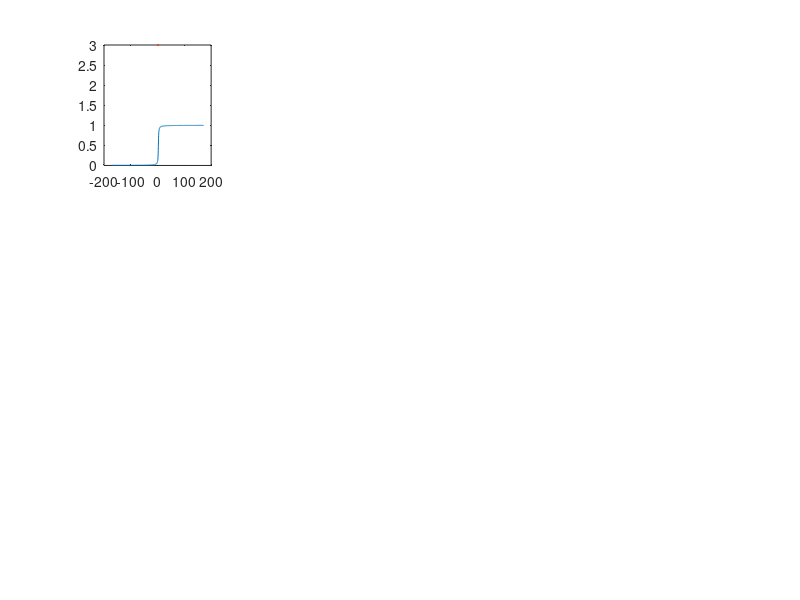

Write the MATLAB code that produced this figure. (Note: this script raises an error after producing the figure.)
clear all
clf

%motor position/ imu angle
x = linspace(-pi,1.1*pi,1000);
imu = linspace(-3,3,1000);

%torque amplitude
As = 2;
Al = 2;
Ss = 1;

%reduction ratio
Rpulley = 57; %mm
l = 20;
delatCable = l*(1+cos(pi/4));
delatThetaMot = delatCable/Rpulley;
delatArm = deg2rad(150);
R = deg2rad(90)/0.2%delatArm/delatThetaMot


rangeshoulder = linspace(-pi,pi/6.6,1000);



%orgine leg and shoulder
zero_leg = -4.0;
zero_shoulder = 0.07;
midpoint = abs(zero_leg-zero_shoulder)/2;

%torque
Ts = As*sin((rangeshoulder-zero_shoulder)*R);
Tleg = -As*sin(imu);

Switch_leg = (1/pi)*atan(rad2deg(imu) -3)+0.5; 
Switch_shoulder = ((1/pi)*atan(rad2deg((rangeshoulder-zero_shoulder)*R) -3)+0.5);
Ts_switch = Ts.*((1/pi)*atan(rad2deg((rangeshoulder-zero_shoulder)*R) -3)+0.5) +0.5;
Tleg_switch = Tleg.*Switch_leg;



subplot(3,4,1)
plot(rad2deg(imu),Switch_leg,LineWidth=3)
title("$\Gamma_{Leg}= \frac{1}{\pi}*atan(\theta_{imu}) +0.5$",Interpreter="latex",FontSize=20)
xlabel("$\theta_{imu} (degrees)$",Interpreter="latex",FontSize=15)
ylabel("ON/OFF",Interpreter="latex",FontSize=15)
xregion(0,200,"FaceColor", 'r');
xregion(-200,0,"FaceColor", [0.2 0.2 0.2]);
txt1 = {'Leg OFF'};
text(-180,0.5,txt1, fontsize=15)
txt2 = {'Leg ON'};
text(50,0.5,5,txt2,fontsize=15)


subplot(3,4,2)
plot(rad2deg(rangeshoulder),Switch_shoulder,LineWidth=3)
title("$\Gamma_{shoulder}= \frac{1}{\pi}*atan(\theta_{mot}-\theta_{shoudler}^{origine})*R +0.5$",Interpreter="latex",FontSize=20)
xlabel("$\theta_{mot}-\theta_{shoudler}^{origine}$ (degrees)",Interpreter="latex",FontSize=15)
ylabel("ON/OFF",Interpreter="latex",FontSize=15)
xregion(0,200,"FaceColor", 'b');
xregion(-200,0,"FaceColor",[0.2 0.2 0.2] );
txt1 = {'Shoulder OFF'};
text(-180,0.5,txt1, fontsize=15)
txt2 = {'Shoulder ON'};
text(50,0.5,5,txt2,fontsize=15)



subplot(3,4,5)
plot(rad2deg(imu),Tleg,LineWidth=3)
title("$\tau_{leg}= -As*sin(\theta_{imu}) $",Interpreter="latex",FontSize=20)
xlabel("$\theta_{imu} (degrees)$",Interpreter="latex",FontSize=15)
ylabel("$\tau_{mot} (N.m)$",Interpreter="latex",FontSize=15)
xregion(0,200,"FaceColor", 'r');
xregion(-200,0,"FaceColor", [0.2 0.2 0.2]);
txt1 = {'Leg OFF'};
text(-180,0,txt1, fontsize=15)
txt2 = {'Leg ON'};
text(50,0,txt2,fontsize=15)




subplot(3,4,6)
plot(rad2deg(rangeshoulder),Ts,LineWidth=3)
title("$ \tau_{shoulder} = A_{arm}.sin((\theta_{mot} -\theta_{origine}^{arm})R) $",Interpreter="latex",FontSize=20)
xlabel("$\theta_{mot} -\theta_{shoudler}^{origine}$ (degrees)",Interpreter="latex",FontSize=15)
ylabel("$\tau_{mot} (N.m)$",Interpreter="latex",FontSize=15)
xregion(-200,0,"FaceColor", [0.2 0.2 0.2]);
xregion(0,200,"FaceColor",'b' );
txt1 = {'Shoulder OFF'};
text(-150,0,txt1, fontsize=15)
txt2 = {'Shoulder ON'};
text(50,0,5,txt2,fontsize=15)


subplot(3,4,9)
plot(rad2deg(imu),Tleg_switch,LineWidth=3)
title("$\tau_{leg}.\Gamma_{Leg}$",Interpreter="latex",FontSize=20)
xlabel("$\theta_{imu} (degrees)$",Interpreter="latex",FontSize=15)
ylabel("$\tau_{mot} (N.m)$",Interpreter="latex",FontSize=15)
xregion(0,200,"FaceColor", 'r');
xregion(-200,0,"FaceColor", [0.2 0.2 0.2]);
txt1 = {'Leg OFF'};
text(-180,-1,txt1, fontsize=15)
txt2 = {'Leg ON'};
text(50,-1,txt2,fontsize=15)


subplot(3,4,10)
plot(rad2deg(rangeshoulder),Ts_switch,LineWidth=3)
title("$\tau_{shoulder}.\Gamma_{Shoulder}$",Interpreter="latex",FontSize=20)
xlabel("$\theta_{mot} -\theta_{shoudler}^{origine}$ (degrees)",Interpreter="latex",FontSize=15)
ylabel("$\tau_{mot} (N.m)$",Interpreter="latex",FontSize=15)
xregion(-200,0,"FaceColor", [0.2 0.2 0.2]);
xregion(0,100,"FaceColor",'b' );
txt1 = {'Shoulder OFF'};
text(-150,1,txt1, fontsize=15)
txt2 = {'Shoulder','ON'};
text(30,1,5,txt2,fontsize=15)




%%%%%%%%%%%%%%%%%%%%% 3d graph %%%%%%%%%%%%%%%

%colormaps
mymap1 = [0 0 0.7
    0 0 0.7
    0 0 0.7
    0 0 0.7
    0 0 0.7
    0.7 0 0
    0.7 0 0
    0.7 0 0
    0.7 0 0
    0.7 0 0
    0.7 0 0
    0.7 0 0
    0.7 0 0
    0.7 0 0
    0.7 0 0
    0.7 0 0
    0.7 0 0
    0.7 0 0
    0.7 0 0];

mymap2 = [0 1 0
    0 0.5 0
    0 0.5 0];


%% plot surfaces



%create surface
[X,Y] = meshgrid(zero_leg-0.4:0.08:(zero_shoulder+pi)/R+0.1,-0.5:0.06:2.2); %some x and y data
%torque
Ts = As*sin((X-zero_shoulder)*R);
Tleg = -As*sin(Y);

Switch_leg = (1/pi)*atan(rad2deg(Y) -3)+0.5; 
Switch_shoulder = 1-((1/pi)*atan(rad2deg(Y)-10)+0.5);

Ts_switch = Ts.*Switch_shoulder.*((1/pi)*atan(rad2deg((X-zero_shoulder)*R) -3)+0.5) +0.5;
Tleg_switch = Tleg.*Switch_leg;

switching = -0.5*(1/pi)*atan(rad2deg(Y)-20)-0.1;

Z = Ts_switch+Tleg_switch;



subplot(3,4,[3 4 7 8 11 12])
surf(rad2deg(X),rad2deg(Y),Z,Y,'FaceAlpha',0.4,'EdgeAlpha',0.6,'DisplayName', 'torque'); %surface plot
ax1.Visible = 'on'
xlabel("\textbf{$\theta_{m} (degrees)$}", Interpreter="latex",fontsize=25)
ylabel("$\theta_{imu} (degrees)$", Interpreter="latex",fontsize=25)
zlabel("$\tau_{m} (N.m)$", Interpreter="latex",fontsize=25)

title("$\tau_{motor} = \tau_{shoulder}.\Gamma_{Shoulder}+ \tau_{Leg}.\Gamma_{Leg}$",Interpreter="latex",FontSize=30)
colormap(mymap1)

%% plot orgine of the leg and shoulder

%origine shoulder:
y1 = -0.5:0.01:deg2rad(12); %some x path
x1 = linspace(zero_shoulder,zero_shoulder,length(y1));
InterpStyle = 'spline'; %you can choose cubic, nearest, makima, linear, or spline
z1 = interp2(rad2deg(X),rad2deg(Y),Z,rad2deg(x1),rad2deg(y1),'cubic',0); %Cast points(X,Y) on the surface by interpolating Z
hold on
plot3(rad2deg(x1),rad2deg(y1),z1,'-.','LineWidth',4,'Color',[0 0 0], 'DisplayName', 'Origine shoulder') %show the new data

%imu threshold
x1 = zero_leg-0.4:0.01:(zero_shoulder+pi)/R+0.1; %some y path
y1 = linspace(12,12,length(x1)); %some x path
InterpStyle = 'spline'; %you can choose cubic, nearest, makima, linear, or spline
z1 = interp2(rad2deg(X),rad2deg(Y),Z,rad2deg(x1),y1,'cubic',0); %Cast points(X,Y) on the surface by interpolating Z
hold on
plot3(rad2deg(x1),y1,z1,'-k','LineWidth',4,'Color',[0 0 0], 'DisplayName', 'Origine leg') %show the new data

%% create the path of a scenario (lowering arm, then bending)

%path 1
x1 = zero_shoulder:0.01:0.3; %some x path
y1 = linspace(0,0,length(x1)); %some y path
InterpStyle = 'spline'; %you can choose cubic, nearest, makima, linear, or spline
z1 = interp2(rad2deg(X),rad2deg(Y),Z,rad2deg(x1),rad2deg(y1),'cubic',0); %Cast points(X,Y) on the surface by interpolating Z
hold on
plot3(rad2deg(x1),rad2deg(y1),z1,'-k','LineWidth',4,'Color',[1 1 0]) %show the new data
plot3(14,0,2.4,'o',MarkerFaceColor=[1 0 1],MarkerEdgeColor=[0 0 0], MarkerSize= 10)
ArmDown = text(14,0,2.6,'1',color='magenta');
set(ArmDown,'BackgroundColor','none','EdgeColor','none',fontsize=30)
%path 2
y1 = 0:0.01:deg2rad(12); %some x path
x1 = linspace(zero_shoulder,zero_shoulder,length(y1)); %some y path
InterpStyle = 'spline'; %you can choose cubic, nearest, makima, linear, or spline
z1 = interp2(rad2deg(X),rad2deg(Y),Z,rad2deg(x1),rad2deg(y1),'cubic',0); %your interpolated z values
hold on
plot3(rad2deg(x1),rad2deg(y1),z1+0.04,'-k','LineWidth',4,'Color',[1 1 0])
plot3(4,0,0.59,'o',MarkerFaceColor=[1 0 1],MarkerEdgeColor=[0 0 0], MarkerSize= 10)
ArmDown = text(14,-5,0.7,'2',color='magenta');
set(ArmDown,'BackgroundColor','none','EdgeColor','none',fontsize=30)

%path 3
x1 = zero_leg+0.1:0.01:zero_shoulder; %some x path
y1 = linspace(deg2rad(20),deg2rad(12),length(x1)); %some y path
InterpStyle = 'spline'; %you can choose cubic, nearest, makima, linear, or spline
z1 = interp2(rad2deg(X),rad2deg(Y),Z,rad2deg(x1),rad2deg(y1),'makima',0); %your interpolated z values
hold on
plot3(rad2deg(x1),rad2deg(y1),z1,'--','LineWidth',4,'Color',[1 1 0]) %show the new data
plot3(3.43,12,0.1,'o',MarkerFaceColor=[1 0 1],MarkerEdgeColor=[0 0 0], MarkerSize= 10)
ArmDown = text(3.43,30,0.1,'3',color='magenta');
set(ArmDown,'BackgroundColor','none','EdgeColor','none',fontsize=30)

%path 4
x1 = linspace(zero_leg+0.1,zero_leg+0.1+deg2rad(87),1000); %some x path
y1 = linspace(deg2rad(20),deg2rad(100),length(x1)); %some y path
InterpStyle = 'spline'; %you can choose cubic, nearest, makima, linear, or spline
z1 = interp2(rad2deg(X),rad2deg(Y),Z,rad2deg(x1),rad2deg(y1),'makima',0); %your interpolated z values
hold on
plot3(rad2deg(x1),rad2deg(y1),z1,'-k','LineWidth',4,'Color',[1 1 0]) %show the new data
plot3(-220,19.48,-0.11,'o',MarkerFaceColor=[1 0 1],MarkerEdgeColor=[0 0 0], MarkerSize= 10)
ArmDown = text(-200,30.48,-0.11,'4',color='magenta');
set(ArmDown,'BackgroundColor','none','EdgeColor','none',fontsize=30)


%path 5
x1 = linspace(zero_leg-0.2,zero_leg+0.1+deg2rad(87),1000); %some x path
y1 = linspace(deg2rad(12),deg2rad(100),length(x1)); %some y path
InterpStyle = 'spline'; %you can choose cubic, nearest, makima, linear, or spline
z1 = interp2(rad2deg(X),rad2deg(Y),Z,rad2deg(x1),rad2deg(y1),'makima',0); %your interpolated z values
hold on
plot3(rad2deg(x1),rad2deg(y1),z1,'-k','LineWidth',5,'Color',[0 1 0]) %show the new data
plot3(-151,84,-1.47,'o',MarkerFaceColor=[1 0 1],MarkerEdgeColor=[0 0 0], MarkerSize= 10)
ArmDown = text(-101,84,-1.57,'5',color='magenta');
set(ArmDown,'BackgroundColor','none','EdgeColor','none',fontsize=30)

%path 6
x1 = linspace(zero_leg-0.2,zero_shoulder,1000); %some x path
y1 = linspace(deg2rad(12),deg2rad(0),length(x1)); %some y path
InterpStyle = 'spline'; %you can choose cubic, nearest, makima, linear, or spline
z1 = interp2(rad2deg(X),rad2deg(Y),Z,rad2deg(x1),rad2deg(y1),'makima',0); %your interpolated z values
hold on
plot3(rad2deg(x1),rad2deg(y1),z1,'--','LineWidth',5,'Color',[0 1 0]) %show the new data
plot3(-240,12.17,0.1,'o',MarkerFaceColor=[1 0 1],MarkerEdgeColor=[0 0 0], MarkerSize= 10)
ArmDown = text(-250,8,0.2,'6',color='magenta');
set(ArmDown,'BackgroundColor','none','EdgeColor','none',fontsize=30)






%% create 3D labels




legend({'','$\theta_{Shoulder}=0^{\circ}$','$\theta_{imu}=12^{\circ}$','going down','','','','going up'},Interpreter='Latex',FontSize=20, Location='northwest')
hold off

cc = colorbar('Location','manual',FontSize=20);
cc.Position = [0.92 0.35 .03 .5]
cc.YTick = [-0.2 1.2];
cc.YTickLabel = {'Shoulder', 'Leg'};

view(-120,30)
